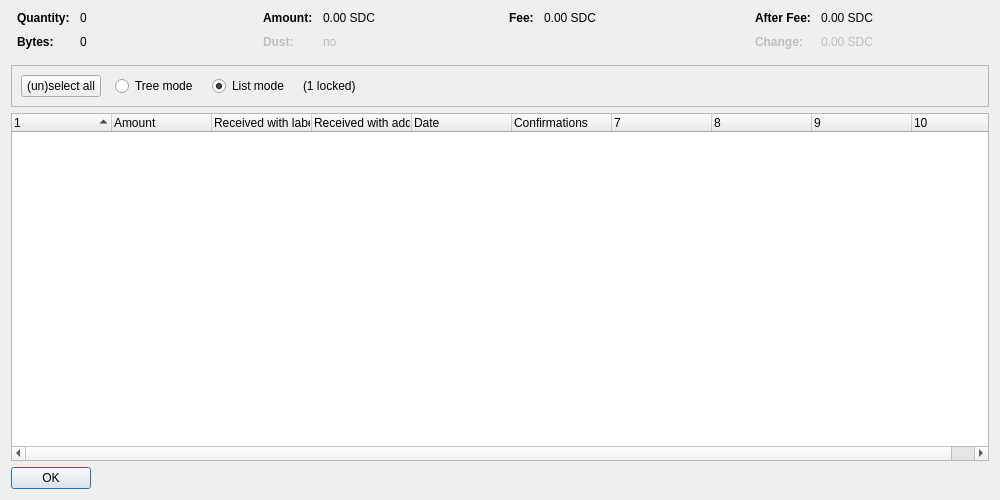
<?xml version="1.0" encoding="UTF-8"?>
<ui version="4.0">
 <class>CoinControlDialog</class>
 <widget class="QDialog" name="CoinControlDialog">
  <property name="geometry">
   <rect>
    <x>0</x>
    <y>0</y>
    <width>1000</width>
    <height>500</height>
   </rect>
  </property>
  <property name="windowTitle">
   <string>Coin Selection</string>
  </property>
  <layout class="QVBoxLayout" name="verticalLayout">
   <item>
    <layout class="QHBoxLayout" name="horizontalLayoutTop" stretch="0,0,0,0">
     <property name="topMargin">
      <number>0</number>
     </property>
     <property name="bottomMargin">
      <number>10</number>
     </property>
     <item>
      <layout class="QFormLayout" name="formLayoutCoinControl1">
       <property name="horizontalSpacing">
        <number>10</number>
       </property>
       <property name="verticalSpacing">
        <number>10</number>
       </property>
       <property name="leftMargin">
        <number>6</number>
       </property>
       <property name="rightMargin">
        <number>6</number>
       </property>
       <item row="0" column="0">
        <widget class="QLabel" name="labelCoinControlQuantityText">
         <property name="font">
          <font>
           <weight>75</weight>
           <bold>true</bold>
          </font>
         </property>
         <property name="text">
          <string>Quantity:</string>
         </property>
        </widget>
       </item>
       <item row="0" column="1">
        <widget class="QLabel" name="labelCoinControlQuantity">
         <property name="cursor">
          <cursorShape>IBeamCursor</cursorShape>
         </property>
         <property name="contextMenuPolicy">
          <enum>Qt::ActionsContextMenu</enum>
         </property>
         <property name="text">
          <string notr="true">0</string>
         </property>
         <property name="textInteractionFlags">
          <set>Qt::LinksAccessibleByMouse|Qt::TextSelectableByKeyboard|Qt::TextSelectableByMouse</set>
         </property>
        </widget>
       </item>
       <item row="1" column="0">
        <widget class="QLabel" name="labelCoinControlBytesText">
         <property name="font">
          <font>
           <weight>75</weight>
           <bold>true</bold>
          </font>
         </property>
         <property name="text">
          <string>Bytes:</string>
         </property>
        </widget>
       </item>
       <item row="1" column="1">
        <widget class="QLabel" name="labelCoinControlBytes">
         <property name="cursor">
          <cursorShape>IBeamCursor</cursorShape>
         </property>
         <property name="contextMenuPolicy">
          <enum>Qt::ActionsContextMenu</enum>
         </property>
         <property name="text">
          <string notr="true">0</string>
         </property>
         <property name="textInteractionFlags">
          <set>Qt::LinksAccessibleByMouse|Qt::TextSelectableByKeyboard|Qt::TextSelectableByMouse</set>
         </property>
        </widget>
       </item>
      </layout>
     </item>
     <item>
      <layout class="QFormLayout" name="formLayoutCoinControl2">
       <property name="horizontalSpacing">
        <number>10</number>
       </property>
       <property name="verticalSpacing">
        <number>10</number>
       </property>
       <property name="leftMargin">
        <number>6</number>
       </property>
       <property name="rightMargin">
        <number>6</number>
       </property>
       <item row="0" column="0">
        <widget class="QLabel" name="labelCoinControlAmountText">
         <property name="font">
          <font>
           <weight>75</weight>
           <bold>true</bold>
          </font>
         </property>
         <property name="text">
          <string>Amount:</string>
         </property>
        </widget>
       </item>
       <item row="0" column="1">
        <widget class="QLabel" name="labelCoinControlAmount">
         <property name="cursor">
          <cursorShape>IBeamCursor</cursorShape>
         </property>
         <property name="contextMenuPolicy">
          <enum>Qt::ActionsContextMenu</enum>
         </property>
         <property name="text">
          <string notr="true">0.00 SDC</string>
         </property>
         <property name="textInteractionFlags">
          <set>Qt::LinksAccessibleByMouse|Qt::TextSelectableByKeyboard|Qt::TextSelectableByMouse</set>
         </property>
        </widget>
       </item>
       <item row="1" column="0">
        <widget class="QLabel" name="labelCoinControlLowOutputText">
         <property name="enabled">
          <bool>false</bool>
         </property>
         <property name="font">
          <font>
           <weight>75</weight>
           <bold>true</bold>
          </font>
         </property>
         <property name="text">
          <string>Dust:</string>
         </property>
        </widget>
       </item>
       <item row="1" column="1">
        <widget class="QLabel" name="labelCoinControlLowOutput">
         <property name="enabled">
          <bool>false</bool>
         </property>
         <property name="cursor">
          <cursorShape>IBeamCursor</cursorShape>
         </property>
         <property name="contextMenuPolicy">
          <enum>Qt::ActionsContextMenu</enum>
         </property>
         <property name="text">
          <string notr="true">no</string>
         </property>
         <property name="textInteractionFlags">
          <set>Qt::LinksAccessibleByMouse|Qt::TextSelectableByKeyboard|Qt::TextSelectableByMouse</set>
         </property>
        </widget>
       </item>
      </layout>
     </item>
     <item>
      <layout class="QFormLayout" name="formLayoutCoinControl3">
       <property name="horizontalSpacing">
        <number>10</number>
       </property>
       <property name="verticalSpacing">
        <number>10</number>
       </property>
       <property name="leftMargin">
        <number>6</number>
       </property>
       <property name="rightMargin">
        <number>6</number>
       </property>
       <item row="0" column="0">
        <widget class="QLabel" name="labelCoinControlFeeText">
         <property name="font">
          <font>
           <weight>75</weight>
           <bold>true</bold>
          </font>
         </property>
         <property name="text">
          <string>Fee:</string>
         </property>
        </widget>
       </item>
       <item row="0" column="1">
        <widget class="QLabel" name="labelCoinControlFee">
         <property name="cursor">
          <cursorShape>IBeamCursor</cursorShape>
         </property>
         <property name="contextMenuPolicy">
          <enum>Qt::ActionsContextMenu</enum>
         </property>
         <property name="text">
          <string notr="true">0.00 SDC</string>
         </property>
         <property name="textInteractionFlags">
          <set>Qt::LinksAccessibleByMouse|Qt::TextSelectableByKeyboard|Qt::TextSelectableByMouse</set>
         </property>
        </widget>
       </item>
      </layout>
     </item>
     <item>
      <layout class="QFormLayout" name="formLayoutCoinControl4">
       <property name="horizontalSpacing">
        <number>10</number>
       </property>
       <property name="verticalSpacing">
        <number>10</number>
       </property>
       <property name="leftMargin">
        <number>6</number>
       </property>
       <property name="rightMargin">
        <number>6</number>
       </property>
       <item row="0" column="0">
        <widget class="QLabel" name="labelCoinControlAfterFeeText">
         <property name="font">
          <font>
           <weight>75</weight>
           <bold>true</bold>
          </font>
         </property>
         <property name="text">
          <string>After Fee:</string>
         </property>
        </widget>
       </item>
       <item row="0" column="1">
        <widget class="QLabel" name="labelCoinControlAfterFee">
         <property name="cursor">
          <cursorShape>IBeamCursor</cursorShape>
         </property>
         <property name="contextMenuPolicy">
          <enum>Qt::ActionsContextMenu</enum>
         </property>
         <property name="text">
          <string notr="true">0.00 SDC</string>
         </property>
         <property name="textInteractionFlags">
          <set>Qt::LinksAccessibleByMouse|Qt::TextSelectableByKeyboard|Qt::TextSelectableByMouse</set>
         </property>
        </widget>
       </item>
       <item row="1" column="0">
        <widget class="QLabel" name="labelCoinControlChangeText">
         <property name="enabled">
          <bool>false</bool>
         </property>
         <property name="font">
          <font>
           <weight>75</weight>
           <bold>true</bold>
          </font>
         </property>
         <property name="text">
          <string>Change:</string>
         </property>
        </widget>
       </item>
       <item row="1" column="1">
        <widget class="QLabel" name="labelCoinControlChange">
         <property name="enabled">
          <bool>false</bool>
         </property>
         <property name="cursor">
          <cursorShape>IBeamCursor</cursorShape>
         </property>
         <property name="contextMenuPolicy">
          <enum>Qt::ActionsContextMenu</enum>
         </property>
         <property name="text">
          <string notr="true">0.00 SDC</string>
         </property>
         <property name="textInteractionFlags">
          <set>Qt::LinksAccessibleByMouse|Qt::TextSelectableByKeyboard|Qt::TextSelectableByMouse</set>
         </property>
        </widget>
       </item>
      </layout>
     </item>
    </layout>
   </item>
   <item>
    <widget class="QFrame" name="frame">
     <property name="minimumSize">
      <size>
       <width>0</width>
       <height>40</height>
      </size>
     </property>
     <property name="frameShape">
      <enum>QFrame::StyledPanel</enum>
     </property>
     <property name="frameShadow">
      <enum>QFrame::Sunken</enum>
     </property>
     <layout class="QHBoxLayout" name="horizontalLayout">
      <item>
       <layout class="QHBoxLayout" name="horizontalLayoutPanel" stretch="0,0,0,0,0">
        <property name="spacing">
         <number>14</number>
        </property>
        <item>
         <widget class="QPushButton" name="pushButtonSelectAll">
          <property name="sizePolicy">
           <sizepolicy hsizetype="Maximum" vsizetype="Fixed">
            <horstretch>0</horstretch>
            <verstretch>0</verstretch>
           </sizepolicy>
          </property>
          <property name="text">
           <string>(un)select all</string>
          </property>
          <property name="autoDefault">
           <bool>false</bool>
          </property>
         </widget>
        </item>
        <item>
         <widget class="QRadioButton" name="radioTreeMode">
          <property name="sizePolicy">
           <sizepolicy hsizetype="Maximum" vsizetype="Fixed">
            <horstretch>0</horstretch>
            <verstretch>0</verstretch>
           </sizepolicy>
          </property>
          <property name="text">
           <string>Tree mode</string>
          </property>
         </widget>
        </item>
        <item>
         <widget class="QRadioButton" name="radioListMode">
          <property name="sizePolicy">
           <sizepolicy hsizetype="Maximum" vsizetype="Fixed">
            <horstretch>0</horstretch>
            <verstretch>0</verstretch>
           </sizepolicy>
          </property>
          <property name="text">
           <string>List mode</string>
          </property>
          <property name="checked">
           <bool>true</bool>
          </property>
         </widget>
        </item>
        <item>
         <widget class="QLabel" name="labelLocked">
          <property name="text">
           <string notr="true">(1 locked)</string>
          </property>
         </widget>
        </item>
        <item>
         <spacer name="horizontalSpacer">
          <property name="orientation">
           <enum>Qt::Horizontal</enum>
          </property>
          <property name="sizeHint" stdset="0">
           <size>
            <width>40</width>
            <height>20</height>
           </size>
          </property>
         </spacer>
        </item>
       </layout>
      </item>
     </layout>
    </widget>
   </item>
   <item>
    <widget class="CoinControlTreeWidget" name="treeWidget">
     <property name="contextMenuPolicy">
      <enum>Qt::CustomContextMenu</enum>
     </property>
     <property name="sortingEnabled">
      <bool>false</bool>
     </property>
     <property name="columnCount">
      <number>10</number>
     </property>
     <attribute name="headerShowSortIndicator" stdset="0">
      <bool>true</bool>
     </attribute>
     <attribute name="headerStretchLastSection">
      <bool>false</bool>
     </attribute>
     <column>
      <property name="text">
       <string/>
      </property>
     </column>
     <column>
      <property name="text">
       <string>Amount</string>
      </property>
     </column>
     <column>
      <property name="text">
       <string>Received with label</string>
      </property>
     </column>
     <column>
      <property name="text">
       <string>Received with address</string>
      </property>
     </column>
     <column>
      <property name="text">
       <string>Date</string>
      </property>
     </column>
     <column>
      <property name="text">
       <string>Confirmations</string>
      </property>
      <property name="toolTip">
       <string>Confirmed</string>
      </property>
     </column>
     <column>
      <property name="text">
       <string/>
      </property>
     </column>
     <column>
      <property name="text">
       <string/>
      </property>
     </column>
     <column>
      <property name="text">
       <string/>
      </property>
     </column>
     <column>
      <property name="text">
       <string/>
      </property>
     </column>
    </widget>
   </item>
   <item>
    <widget class="QDialogButtonBox" name="buttonBox">
     <property name="sizePolicy">
      <sizepolicy hsizetype="Maximum" vsizetype="Fixed">
       <horstretch>0</horstretch>
       <verstretch>0</verstretch>
      </sizepolicy>
     </property>
     <property name="orientation">
      <enum>Qt::Horizontal</enum>
     </property>
     <property name="standardButtons">
      <set>QDialogButtonBox::Ok</set>
     </property>
    </widget>
   </item>
  </layout>
 </widget>
 <customwidgets>
  <customwidget>
   <class>CoinControlTreeWidget</class>
   <extends>QTreeWidget</extends>
   <header>coincontroltreewidget.h</header>
  </customwidget>
 </customwidgets>
 <resources/>
 <connections/>
</ui>
